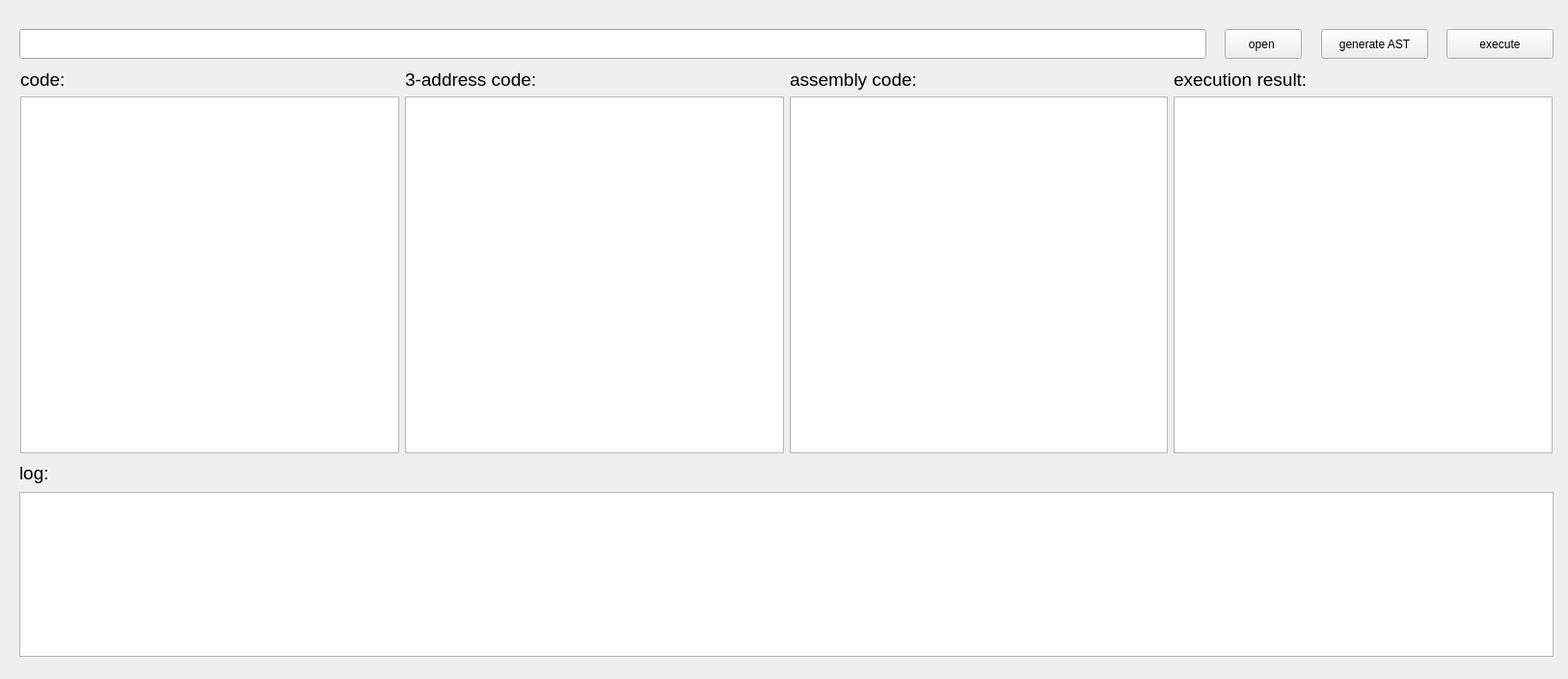
<?xml version="1.0" encoding="UTF-8"?>
<ui version="4.0">
 <class>Widget</class>
 <widget class="QWidget" name="Widget">
  <property name="geometry">
   <rect>
    <x>0</x>
    <y>0</y>
    <width>1626</width>
    <height>704</height>
   </rect>
  </property>
  <property name="windowTitle">
   <string>Widget</string>
  </property>
  <widget class="QWidget" name="widget" native="true">
   <property name="geometry">
    <rect>
     <x>10</x>
     <y>60</y>
     <width>1611</width>
     <height>421</height>
    </rect>
   </property>
   <layout class="QGridLayout" name="gridLayout_2">
    <item row="1" column="0">
     <widget class="QTextEdit" name="textEdit"/>
    </item>
    <item row="1" column="1">
     <widget class="QTextEdit" name="textEdit_2"/>
    </item>
    <item row="0" column="2">
     <widget class="QLabel" name="label_2">
      <property name="font">
       <font>
        <pointsize>14</pointsize>
       </font>
      </property>
      <property name="text">
       <string>assembly code:</string>
      </property>
     </widget>
    </item>
    <item row="0" column="1">
     <widget class="QLabel" name="label">
      <property name="font">
       <font>
        <pointsize>14</pointsize>
       </font>
      </property>
      <property name="text">
       <string>3-address code:</string>
      </property>
     </widget>
    </item>
    <item row="0" column="0">
     <widget class="QLabel" name="label_3">
      <property name="font">
       <font>
        <pointsize>14</pointsize>
       </font>
      </property>
      <property name="text">
       <string>code:</string>
      </property>
     </widget>
    </item>
    <item row="1" column="2">
     <widget class="QTextEdit" name="textEdit_3"/>
    </item>
    <item row="1" column="3">
     <widget class="QTextEdit" name="textEdit_5"/>
    </item>
    <item row="0" column="3">
     <widget class="QLabel" name="label_5">
      <property name="font">
       <font>
        <pointsize>14</pointsize>
       </font>
      </property>
      <property name="text">
       <string>execution result:</string>
      </property>
     </widget>
    </item>
   </layout>
  </widget>
  <widget class="QPushButton" name="pushButton">
   <property name="geometry">
    <rect>
     <x>1270</x>
     <y>30</y>
     <width>80</width>
     <height>31</height>
    </rect>
   </property>
   <property name="text">
    <string>open </string>
   </property>
  </widget>
  <widget class="QLineEdit" name="lineEdit">
   <property name="geometry">
    <rect>
     <x>20</x>
     <y>30</y>
     <width>1231</width>
     <height>31</height>
    </rect>
   </property>
  </widget>
  <widget class="QLabel" name="label_4">
   <property name="geometry">
    <rect>
     <x>20</x>
     <y>480</y>
     <width>81</width>
     <height>21</height>
    </rect>
   </property>
   <property name="font">
    <font>
     <pointsize>14</pointsize>
    </font>
   </property>
   <property name="text">
    <string>log:</string>
   </property>
  </widget>
  <widget class="QTextEdit" name="textEdit_4">
   <property name="geometry">
    <rect>
     <x>20</x>
     <y>510</y>
     <width>1591</width>
     <height>171</height>
    </rect>
   </property>
  </widget>
  <widget class="QPushButton" name="pushButton_2">
   <property name="geometry">
    <rect>
     <x>1370</x>
     <y>30</y>
     <width>111</width>
     <height>31</height>
    </rect>
   </property>
   <property name="text">
    <string>generate AST</string>
   </property>
  </widget>
  <widget class="QPushButton" name="pushButton_3">
   <property name="geometry">
    <rect>
     <x>1500</x>
     <y>30</y>
     <width>111</width>
     <height>31</height>
    </rect>
   </property>
   <property name="text">
    <string>execute</string>
   </property>
  </widget>
 </widget>
 <layoutdefault spacing="6" margin="11"/>
 <resources/>
 <connections/>
</ui>
